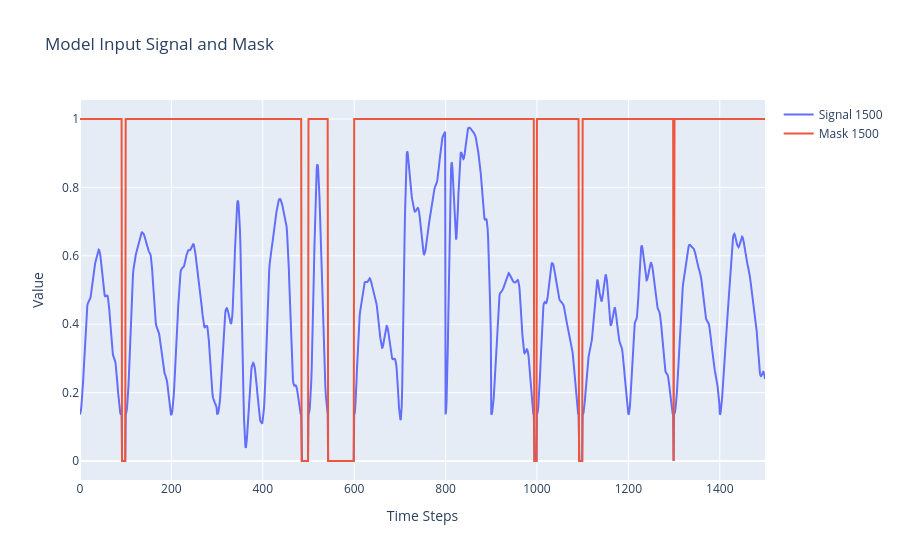

Write notebook code for a chart like this one.
### Code cell
# plot the signal 1500 with mask
import plotly.graph_objects as go
fig = go.Figure()
fig.add_trace(
    go.Scatter(
        y=signal_1500,
        mode="lines",
        name="Signal 1500",
    )
)

fig.add_trace(
    go.Scatter(
        y=mask_1500,
        mode="lines",
        name="Mask 1500",
    )
)

fig.update_layout(
    title="Model Input Signal and Mask",
    xaxis_title="Time Steps",
    yaxis_title="Value",
    hovermode="x unified",
)

fig.show()

### Figure 1 — Plotly figure (JSON) as saved in the notebook; plotly's stock layout.template omitted (floating-point values rounded to 4 significant figures; data arrays with more than 128 entries replaced by an {"elided": "..."} marker saying what was removed)
{"data": [{"mode": "lines", "name": "Signal 1500", "type": "scatter", "y": {"elided": "1500 float values"}}, {"mode": "lines", "name": "Mask 1500", "type": "scatter", "y": {"elided": "1500 float values"}}], "layout": {"hovermode": "x unified", "title": {"text": "Model Input Signal and Mask"}, "xaxis": {"title": {"text": "Time Steps"}}, "yaxis": {"title": {"text": "Value"}}}}
